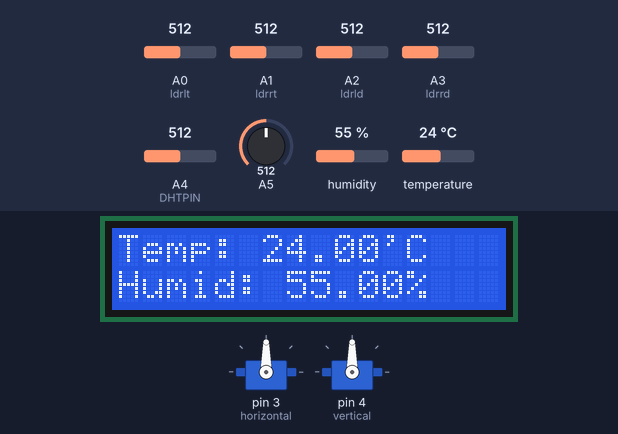
Simulated run of this sketch. Board: Arduino Uno, built with avr-gcc and run on an emulated ATmega328P. Parts: 2 × servo, 16×2 character LCD. The inputs (shaded band) are chosen by the test bench; at power-on: A0 (ldrlt) = 512, A4 (DHTPIN) = 512, temperature 24 °C, A2 (ldrld) = 512, A1 (ldrrt) = 512, A3 (ldrrd) = 512, A5 = 512, humidity 55 %.

Above: at 1.2 s.
1.3 s: A0 (ldrlt) set to 265
2.8 s: A0 (ldrlt) set to 246
At 3.3 s:
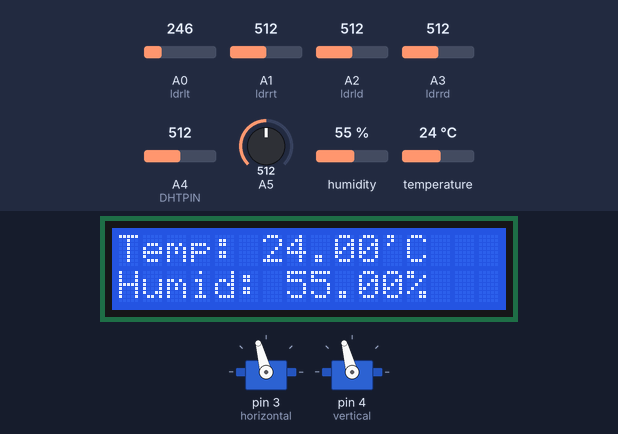
5.6 s: A4 (DHTPIN) set to 30
At 6.7 s:
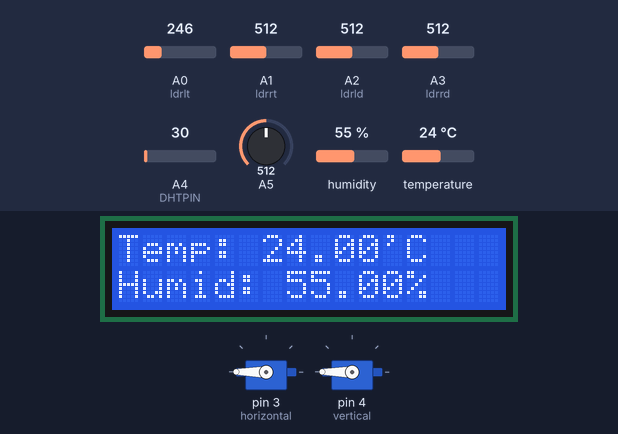
10.6 s: A0 (ldrlt) set to 992
At 13.2 s:
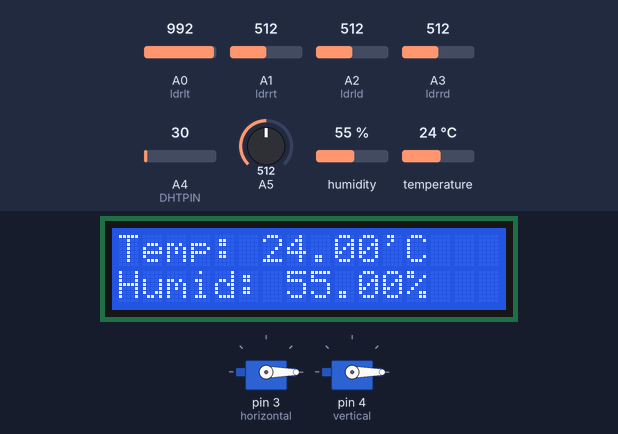
16.6 s: temperature set to 8 °C
At 18.9 s:
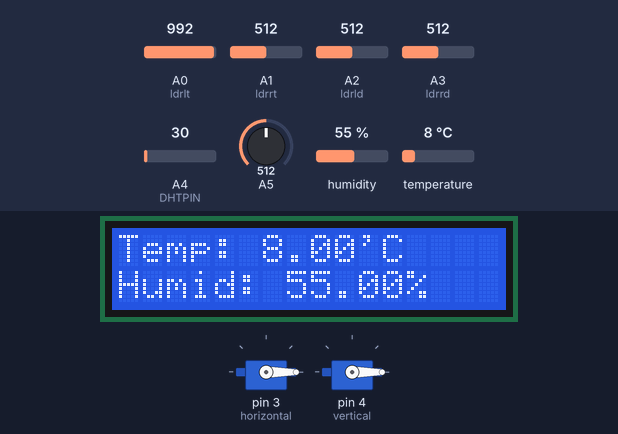
22.6 s: A2 (ldrld) set to 303
28.6 s: A2 (ldrld) set to 272
Timing chart, 0 to 31.6 s (numbered marks = the images above; inputs shaded):
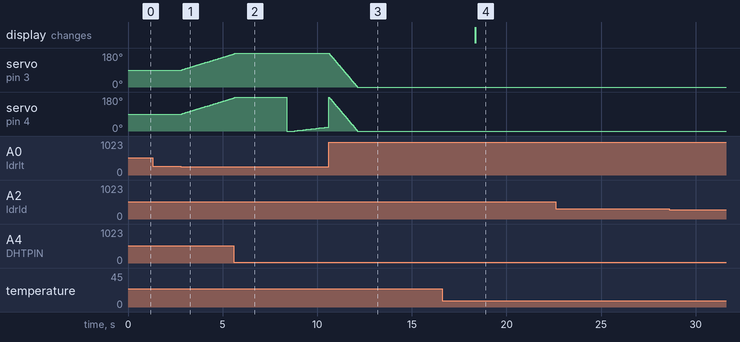

The sketch:

Dual_Axis_Tracker_Arduino_Code.ino
```cpp
#include <Servo.h> // include Servo library

Servo horizontal; // horizontal servo
int servoh = 90;     // stand horizontal servo

Servo vertical;   // vertical servo
int servov = 90;     // stand vertical servo

// LDR pin connections
//  name  = analogpin;
int ldrlt = 0; //LDR top left
int ldrrt = 1; //LDR top rigt
int ldrld = 2; //LDR down left
int ldrrd = 3 ; //ldr down rigt

//
#include <LiquidCrystal.h>

#include <DHT.h>

#include "DHT.h"

#define DHTPIN A4     // what pin we're connected to

#define DHTTYPE DHT11   // we are using the DHT11 sensor

LiquidCrystal lcd(12, 11, 9, 8, 7, 6);

DHT dht(DHTPIN, DHTTYPE);

void setup()
{
  Serial.begin(9600);
// servo connections
// name.attacht(pin);
  horizontal.attach(3);
  vertical.attach(4);

  //
  for (int DigitalPin = 7; DigitalPin <= 9; DigitalPin++)
 {
  pinMode(DigitalPin, OUTPUT);
 }
  lcd.begin(16,2);  //16 by 2 character display

dht.begin();

}

void loop()
 // Reading temperature or humidity takes about 250 milliseconds!
{  float h = dht.readHumidity();

  float t = dht.readTemperature();  // Read temperature as Celsius (the default){
  lcd.clear();
  lcd.setCursor(0,0);
  lcd.print("Temp: ");
  lcd.print(t);  //printing temperarture to the LCD display


  lcd.print("'C");

  lcd.setCursor(0,1);
  lcd.print("Humid: ");
  lcd.print(h);  //printing humidity to the LCD display
  lcd.print("%");

 {
 //
 int lt = analogRead(ldrlt); // top left
  int rt = analogRead(ldrrt); // top right
  int ld = analogRead(ldrld); // down left
  int rd = analogRead(ldrrd); // down rigt

  int dtime = analogRead(4)/20; // read potentiometers
  int tol = analogRead(5)/4;

  int avt = (lt + rt) / 2; // average value top
  int avd = (ld + rd) / 2; // average value down
  int avl = (lt + ld) / 2; // average value left
  int avr = (rt + rd) / 2; // average value right

  int dvert = avt - avd; // check the diffirence of up and down
  int dhoriz = avl - avr;// check the diffirence og left and rigt

  if (-1*tol > dvert || dvert > tol) // check if the diffirence is in the tolerance else change vertical angle
  {
  if (avt > avd)
  {
    servov = --servov;
     if (servov > 180)
     {
      servov = 180;
     }
  }
  else if (avt < avd)
  {
    servov= ++servov;
    if (servov < 0)
  {
    servov = 0;
  }
  }
  vertical.write(servov);
  }

  if (-1*tol > dhoriz || dhoriz > tol) // check if the diffirence is in the tolerance else change horizontal angle
  {
  if (avl > avr)
  {
    servoh = --servoh;
    if (servoh < 0)
    {
    servoh = 0;
    }
  }
  else if (avl < avr)
  {
    servoh = ++servoh;
     if (servoh > 180)
     {
     servoh = 180;
     }
  }
  else if (avl = avr)
  {
    // nothing
  }
  horizontal.write(servoh);
  }
   delay(dtime);

 }
}
```

Measured:
- the behaviour switches between 256 and 255 on A0 (ldrlt) (found by bisection; images 0 and 1)
- after the input at 1.3 s, every drawn part: stays the same
- after the input at 2.8 s, servo on pin 3 (horizontal), servo on pin 4 (vertical): moves from 90° to 175° over 2.7 s, starting at once
- after the input at 5.6 s, servo on pin 3 (horizontal): goes on until 5.6 s, then stays 180°
- after the input at 10.6 s, servo on pin 3 (horizontal): moves from 180° to 0° over 1.5 s, starting at once
- after the input at 16.6 s, the display: changes after 1.7 s (image 4)
- after the input at 22.6 s, every drawn part: stays the same
- after the input at 28.6 s, every drawn part: stays the same
